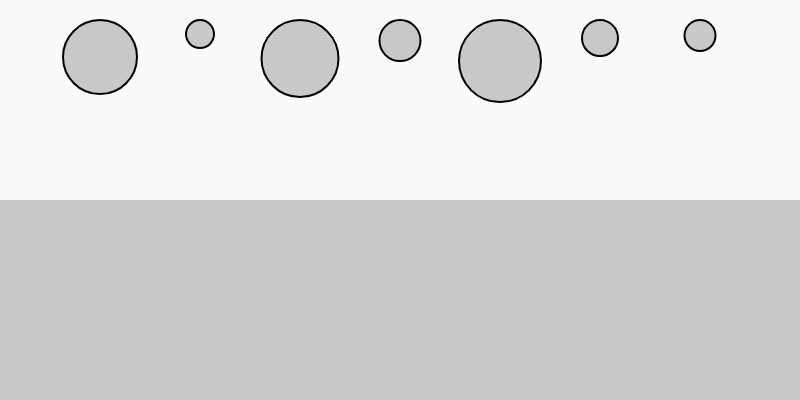
Frame 1 (no input)
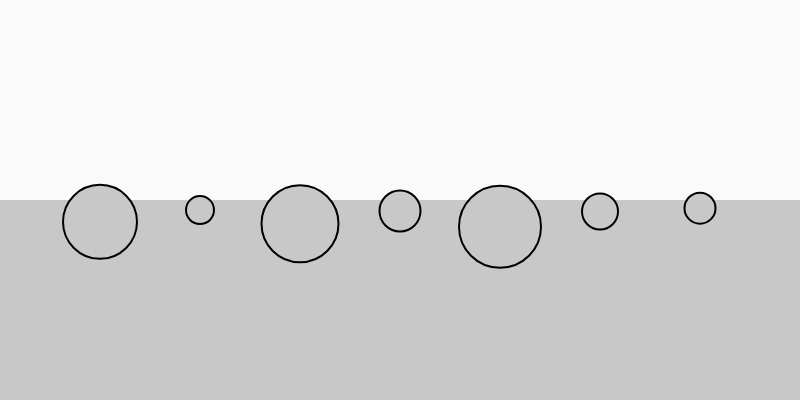
Frame 60 (no input)
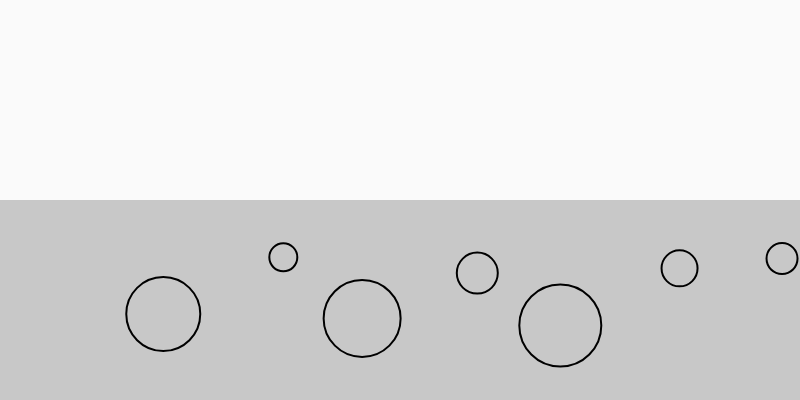
Frame 120 (the mouse pressed at the canvas centre since frame 60)

The p5.js sketch that drew these frames (run headless with seeded random() and noise() and a simulated clock; from frame 60 on, the mouse is pressed at the canvas centre):

// p5.js sketch
// ── sketch.js
/*- 
First, introduce a new element to the environment: 
a **`Liquid`** object that exerts a drag force when the mover passes through it.
The “liquid” will be drawn as a rectangle, with position, width, and height, and will have a coefficient of drag that sets whether it’s easy for objects to move through it (like air) or difficult (like molasses).
In addition, **`Liquid`** will include a **`show()`** method so we can see the liquid on the canvas:*/


// let moverA;
// let moverB;
let liquid;
let liquidHeight;
let c;
let movers = [];

function setup() {
  createCanvas(800, 400);
  
  // initialize a liquid object
  liquidHeight = height/2;
  c = 0.1;
  liquid = new Liquid(liquidHeight, c);
  
  // initialize an array of evenly-spaced mover objects
  let startingPos = [];
  let spacing = 100;
  for (let i = 100; i < width; i += spacing){
    startingPos.push(i);
  }
  // let massArray = randomIntArray(startingPos.length, 1, 5);
  let diameters = randomIntArray(startingPos.length, 10, 100);
  // associate the mass with the diameters, the bigger the diameter, the heavier
  let massArray = [];
  for (let i = 0; i < startingPos.length; i++){
    let mass = map(diameters[i], 10, 150, 0.5, 5);
    massArray.push(mass);
  }
  
  for (let i = 0; i<startingPos.length; i++){
    let mover = new Mover (startingPos[i], massArray[i], diameters[i]);
    movers.push(mover);
  }
  
}

function randomIntArray(arrayLength, starting, ending){
  let array = [];
  for (let i = 0; i<arrayLength; i++){
    let randomNum = floor(random(starting, ending));
    array.push(randomNum);
  }
  return array;
  
}

function draw() {
  background(250);
  
  liquid.show()
  

  for (let i = 0; i < movers.length; i++){
    let mover = movers[i];
    
    // scale graivty by mover's mass, apply graivty to movers
    let gravity = createVector(0, 0.1);
    let moverGravity = p5.Vector.mult(gravity, mover.mass);
    mover.applyForce(moverGravity);
    
    // get wind vector for each mover, and apply to the mover
    let windX = map(noise(10), 0, 10, 0.2, 1.3);
    let moverWind = createVector(windX, 0); 
    if (mouseIsPressed){    
      mover.applyForce(moverWind);
    }
    
    // apply friction force when movers hit the bottom edge
    if (mover.isOnGround()){
      let c = 0.1;
      let moverFriction = mover.friction(c);
      mover.applyForce(moverFriction);
    }
    
    // apply drag force when mover is inside the liquid
    // calculate the drag force for moverA
    let moverDragForce = liquid.calculateDrag(mover); 
    // if reaching the water tank, then apply the drag force to moverA
    if(liquid.isInLiquid(mover)){
     mover.applyForce(moverDragForce);
    }
    
    // update movers
    mover.update();
    mover.show();
    
  }
  

}


class Liquid{
  constructor(liquidH, c){
    this.height = liquidH;
    this.position = createVector(0, height-this.height);
    this.c = c; 
    // initialize the coefficient in constructor, because the liquid will just always have the same coefficient, no matter what objects are in 
  }
  
  isInLiquid(mover){
    let pos = mover.position;
    // check whether the position vector is within the rectangle defined by the Liquid class.
    return (pos.x > this.position.x && pos.x < this.position.x + width && 
          pos.y > this.position.y && pos.y < this.position.y + this.height);
  }
  
  calculateDrag(mover){
    let speed = mover.velocity.mag(); 
    let dragMag = this.c * speed * speed; // the magnitude of the drag force
    let dragForce = mover.velocity.copy(); // copy the object velocity to the drag force
    dragForce.normalize();
    dragForce.mult(-1);
    dragForce.setMag(dragMag);
    return dragForce
  }
  
  show(){
    fill(200);
    noStroke();
    rect(this.position.x, this.position.y, width, this.height);
  }
  
}

class Mover{
  constructor(startingPosX, mass, diameter){
    this.diameter = diameter;
    this.position = createVector(startingPosX, 20 + this.diameter/2);
    this.velocity = createVector();
    this.acceleration = createVector();
    this.topspeed = 5;
    this.mass = mass
  }
  
  applyForce(force){
    let f = force.copy();
    f.div(this.mass);
    this.acceleration.add(f);
    
  }
  
  friction(coefficient){
    let friction;
    if (this.velocity.mag() < 0.01) {
      // effectively no motion, skip friction 
      friction = createVector(0, 0);
      return friction;
    }  else{
      let c = coefficient; // coefficient of the friction force 
      let normal = 1; // the magnitude of the normal force
      let frictionMag = c * normal; // the magnitude of the friction force 
      friction = this.velocity.copy();
      friction.normalize();
      friction.mult(-1);
      friction.setMag(frictionMag);
      return friction;
    }

    
    
  }
  
  update(){
    
    this.velocity.add(this.acceleration);
    // this.velocity.limit(this.topspeed);
    this.position.add(this.velocity);
    
    this.bounce();
    
    //reset accleration
    this.acceleration.mult(0);
  }
  
  isOnGround() {
    return this.position.y + this.diameter / 2 >= height;
  }
  
  bounce(){
    let bounce = 0.9;
    if (this.position.y + this.diameter/2 >= height){
      this.position.y = height-this.diameter/2;
      // simulates the ball losing energy each time it hits the ground.
      this.velocity.y *= -1*bounce;
    }
    
    // if (this.position.x + this.diameter/2 >= width){
    //   this.position.x = width - this.diameter/2;
    //   this.velocity.x *= -1;
    // } else if (this.position.x + this.diameter/2 <= 0){
    //   this.position.x = this.diameter/2;
    //   this.velocity.x *= -1;
    // }
    
  }
  
  show(){
    fill(200);
    stroke(0);
    strokeWeight(2);
    circle(this.position.x, this.position.y, this.diameter);
  }
}
